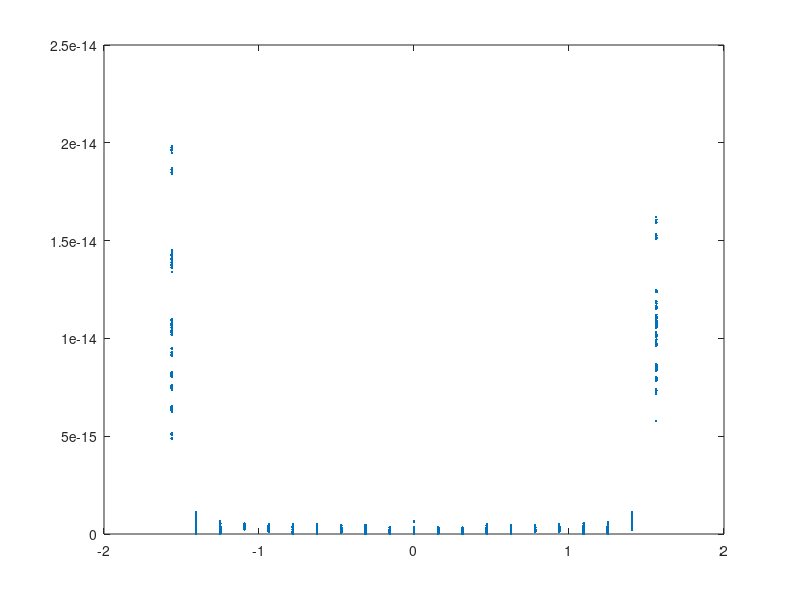

Recreate this plot in MATLAB.
function kinematic7
fi=-pi/2.01:pi/20.1:pi/2.01;
yaw = fi;
pitch = fi;
roll = fi;
N=length(fi);
M = N*N*N;
Q=zeros(M,3);
QI=zeros(M,3);
A=zeros(M,3);
D=zeros(M,4);
k=1;
Y=-pi/2.01;
P=-pi/2.01;
R=-pi/2.01;
prev = revert(Y,P,R,[0,pi/2.01, pi/2.01]);
[y1,P1,R1] = direct(prev(1),prev(2),prev(3))
% [y1,P1,R1] = direct(-pi/2,-pi/2,-pi/2)
for Y=yaw
    for P=pitch
        for R=roll
            A(k,:) = [Y P R];
            tmp = revert(Y, P, R, prev);
            Q(k,:) = tmp;
            prev = tmp;
            [y1,p1,r1] =  direct (tmp(1),tmp(2),tmp(3));
            d=[Y-y1, P-p1, R-r1];
            e2=sqrt(d*d');
            D(k,:) = [d e2];
            k = k+1;
        end
    end
end

plot(A(:,2),D(:,4),'.')

function [Q] = revert(Y,P,R,prev)
    eps = 0.001;
	
    q4= acos(cos(P)*cos(Y));
	if P>0
        q4 = -q4;
    end
%     
	if sin(q4) > eps        
		q3 = atan2( cos(P)*sin(Y), -sin(P) );
    else 
    	if sin(q4) < -eps
            q3 = atan2(-cos(P)*sin(Y), sin(P) );
        else
            q3 = prev(1);
        end
    end


	if  abs(sin(q4)) > eps 
        dx = sin(R)*sin(Y) - cos(R)*cos(Y)*sin(P);
        dy = - cos(R)*sin(Y) - cos(Y)*sin(P)*sin(R);
        if q4 < 0 
            dx = -dx;
            dy = -dy;
        end 
        q5 = atan2(  dy , dx );
	else
        q5 = R - q3;
    end
    Q=[q3,q4,q5];

    function [Y,P,R] =  direct (q3,q4,q5)
         P = asin( -cos(q3)*sin(q4));
         R =	atan2(  cos(q5)*sin(q3) + cos(q3)*cos(q4)*sin(q5) ,  cos(q3)*cos(q4)*cos(q5) - sin(q3)*sin(q5) );
         Y = atan2(   sin(q3)*sin(q4), cos(q4) );
